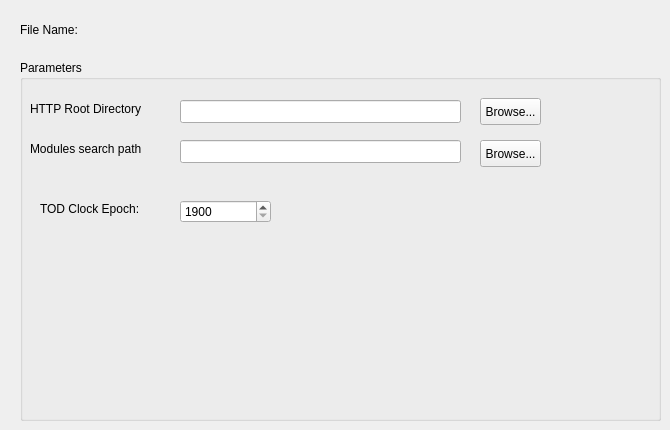
   <widget class="QWidget" name="Environment">
    <attribute name="title">
     <string>Environment</string>
    </attribute>
    <widget class="QGroupBox" name="groupBox_5">
     <property name="geometry">
      <rect>
       <x>20</x>
       <y>60</y>
       <width>641</width>
       <height>361</height>
      </rect>
     </property>
     <property name="title">
      <string>Parameters</string>
     </property>
     <widget class="QSpinBox" name="sysepochSpin">
      <property name="geometry">
       <rect>
        <x>160</x>
        <y>140</y>
        <width>91</width>
        <height>23</height>
       </rect>
      </property>
      <property name="minimum">
       <number>1900</number>
      </property>
      <property name="maximum">
       <number>1960</number>
      </property>
      <property name="value">
       <number>1900</number>
      </property>
     </widget>
     <widget class="QLineEdit" name="modPath">
      <property name="geometry">
       <rect>
        <x>160</x>
        <y>80</y>
        <width>281</width>
        <height>23</height>
       </rect>
      </property>
     </widget>
     <widget class="QLabel" name="label_49">
      <property name="geometry">
       <rect>
        <x>10</x>
        <y>80</y>
        <width>131</width>
        <height>17</height>
       </rect>
      </property>
      <property name="text">
       <string>Modules search path</string>
      </property>
     </widget>
     <widget class="QLabel" name="label_10">
      <property name="geometry">
       <rect>
        <x>20</x>
        <y>140</y>
        <width>121</width>
        <height>17</height>
       </rect>
      </property>
      <property name="text">
       <string>TOD Clock Epoch:</string>
      </property>
     </widget>
     <widget class="QPushButton" name="httpRootBrowseButton">
      <property name="geometry">
       <rect>
        <x>460</x>
        <y>38</y>
        <width>61</width>
        <height>27</height>
       </rect>
      </property>
      <property name="text">
       <string>Browse...</string>
      </property>
     </widget>
     <widget class="QLabel" name="label_47">
      <property name="geometry">
       <rect>
        <x>10</x>
        <y>40</y>
        <width>131</width>
        <height>17</height>
       </rect>
      </property>
      <property name="text">
       <string>HTTP Root Directory</string>
      </property>
     </widget>
     <widget class="QLineEdit" name="httpRootDir">
      <property name="geometry">
       <rect>
        <x>160</x>
        <y>40</y>
        <width>281</width>
        <height>23</height>
       </rect>
      </property>
     </widget>
     <widget class="QPushButton" name="modPathButton">
      <property name="geometry">
       <rect>
        <x>460</x>
        <y>80</y>
        <width>61</width>
        <height>27</height>
       </rect>
      </property>
      <property name="text">
       <string>Browse...</string>
      </property>
     </widget>
    </widget>
    <widget class="QLabel" name="label_23">
     <property name="geometry">
      <rect>
       <x>20</x>
       <y>20</y>
       <width>57</width>
       <height>19</height>
      </rect>
     </property>
     <property name="text">
      <string>File Name:</string>
     </property>
    </widget>
    <widget class="QLabel" name="fileNameLabel_5">
     <property name="geometry">
      <rect>
       <x>100</x>
       <y>20</y>
       <width>551</width>
       <height>19</height>
      </rect>
     </property>
     <property name="font">
      <font>
       <family>Courier New</family>
      </font>
     </property>
     <property name="text">
      <string/>
     </property>
    </widget>
   </widget>
